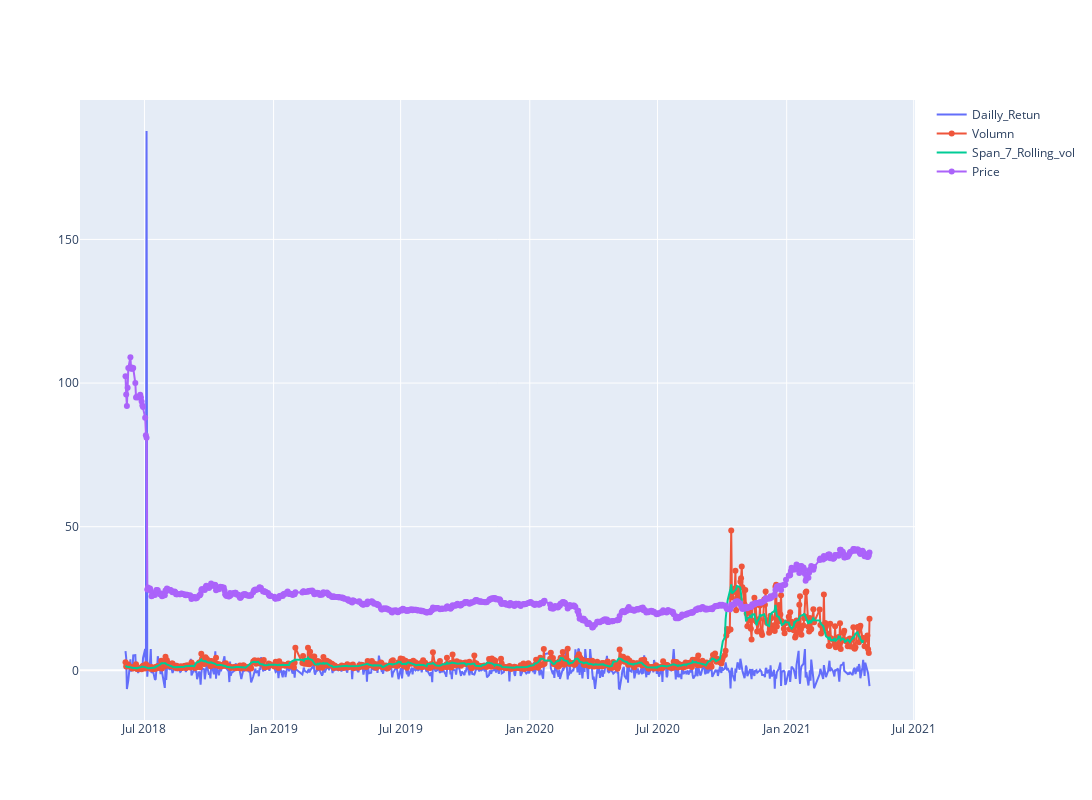

Source (notebook cell):
### Code cell
df['Volumn'] = df['<Volume>']/1000000
Volumnshort_rolling = df['Volumn'].rolling(window=7).mean()

fig = go.Figure()
fig.update_layout(  autosize=False,   width=1200,    height=800)
fig.add_trace(go.Scatter(x=df.datetime, y=df['Daily_return'], 
                        mode='lines', name='Dailly_Retun'))
fig.add_trace(go.Scatter(x=df.datetime, y=df['Volumn'], 
                        mode='lines+markers', name='Volumn'))

fig.add_trace(go.Scatter(x=df.datetime, y=Volumnshort_rolling, 
                      mode ='lines', name='Span_7_Rolling_vol'))

fig.add_trace(go.Scatter(x=df.datetime, y=df['<Close>'], 
                        mode='lines+markers', name='Price'))

### Figure 1 — Plotly figure (JSON) as saved in the notebook; plotly's stock layout.template omitted (floating-point values rounded to 4 significant figures; data arrays with more than 128 entries replaced by an {"elided": "..."} marker saying what was removed)
{"data": [{"mode": "lines", "name": "Dailly_Retun", "type": "scatter", "x": {"elided": "729 str values"}, "y": {"elided": "729 float values"}}, {"mode": "lines+markers", "name": "Volumn", "type": "scatter", "x": {"elided": "729 str values"}, "y": {"elided": "729 float values"}}, {"mode": "lines", "name": "Span_7_Rolling_vol", "type": "scatter", "x": {"elided": "729 str values"}, "y": {"elided": "729 float values"}}, {"mode": "lines+markers", "name": "Price", "type": "scatter", "x": {"elided": "729 str values"}, "y": {"elided": "729 float values"}}], "layout": {"autosize": false, "height": 800, "width": 1200}}
